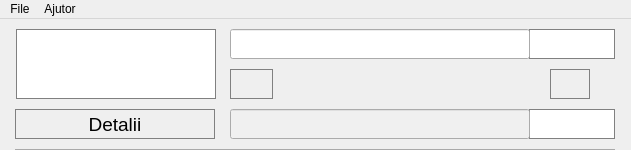
<?xml version="1.0" encoding="UTF-8"?>
<ui version="4.0">
 <class>converterClass</class>
 <widget class="QMainWindow" name="converterClass">
  <property name="geometry">
   <rect>
    <x>0</x>
    <y>0</y>
    <width>631</width>
    <height>150</height>
   </rect>
  </property>
  <property name="sizePolicy">
   <sizepolicy hsizetype="Fixed" vsizetype="Fixed">
    <horstretch>0</horstretch>
    <verstretch>0</verstretch>
   </sizepolicy>
  </property>
  <property name="minimumSize">
   <size>
    <width>631</width>
    <height>150</height>
   </size>
  </property>
  <property name="maximumSize">
   <size>
    <width>631</width>
    <height>16777215</height>
   </size>
  </property>
  <property name="windowTitle">
   <string>UniConverter</string>
  </property>
  <property name="styleSheet">
   <string notr="true"/>
  </property>
  <widget class="QWidget" name="centralWidget">
   <widget class="QComboBox" name="unitSelector_1">
    <property name="enabled">
     <bool>true</bool>
    </property>
    <property name="geometry">
     <rect>
      <x>529</x>
      <y>10</y>
      <width>86</width>
      <height>30</height>
     </rect>
    </property>
    <property name="font">
     <font>
      <family>Aero Matics</family>
      <pointsize>-1</pointsize>
     </font>
    </property>
    <property name="mouseTracking">
     <bool>false</bool>
    </property>
    <property name="toolTip">
     <string/>
    </property>
    <property name="toolTipDuration">
     <number>1</number>
    </property>
    <property name="autoFillBackground">
     <bool>false</bool>
    </property>
    <property name="styleSheet">
     <string notr="true">QComboBox {
    border: 1px solid gray;
    padding: 0px 5px 0px 5px;
	font-family: &quot;Aero Matics&quot;;
	font-size: 25px;
	selection-color: #000000;
}

QComboBox:editable {
    background: white;
}

QComboBox:!editable, QComboBox::drop-down:editable {
     background: qlineargradient(x1: 0, y1: 0, x2: 0, y2: 1,
                                 stop: 0 #FFFFFF, stop: 1.0 #E9E9E9);
}

QComboBox:!editable:on, QComboBox::drop-down:editable:on {
    background: qlineargradient(x1: 0, y1: 0, x2: 0, y2: 1,
                                stop: 0 #E9E9E9, stop: 1.0 #FFFFFF);
	border: 1px solid gray;
}


QComboBox::drop-down {
	border: 0px solid white;
    background-color: rgba(255, 255, 255, 0%);
	width: 19px;
}

QComboBox::down-arrow {
	image: url(:/converter/Resources/down-arrow-small.png);
}


QComboBox::down-arrow:on {
	image: url(:/converter/Resources/down-arrow-small-inverted.png);
}

QComboBox QAbstractItemView {
    border: 1px solid gray;
	border-top-color: white;
    selection-background-color: rgb(220, 220, 220);
	selection-color: rgb(0, 0, 0);
    padding: 0px 3px 3px 3px;
}
</string>
    </property>
    <property name="maxVisibleItems">
     <number>15</number>
    </property>
    <property name="iconSize">
     <size>
      <width>16</width>
      <height>16</height>
     </size>
    </property>
   </widget>
   <widget class="QComboBox" name="unitSelector_2">
    <property name="enabled">
     <bool>true</bool>
    </property>
    <property name="geometry">
     <rect>
      <x>529</x>
      <y>90</y>
      <width>86</width>
      <height>30</height>
     </rect>
    </property>
    <property name="font">
     <font>
      <family>Aero Matics</family>
      <pointsize>-1</pointsize>
     </font>
    </property>
    <property name="mouseTracking">
     <bool>false</bool>
    </property>
    <property name="toolTip">
     <string/>
    </property>
    <property name="toolTipDuration">
     <number>1</number>
    </property>
    <property name="autoFillBackground">
     <bool>false</bool>
    </property>
    <property name="styleSheet">
     <string notr="true">QComboBox {
    border: 1px solid gray;
    padding: 0px 5px 0px 5px;
	font-family: &quot;Aero Matics&quot;;
	font-size: 25px;
	selection-color: #000000;
}

QComboBox:editable {
    background: white;
}

QComboBox:!editable, QComboBox::drop-down:editable {
     background: qlineargradient(x1: 0, y1: 0, x2: 0, y2: 1,
                                 stop: 0 #FFFFFF, stop: 1.0 #E9E9E9);
}

QComboBox:!editable:on, QComboBox::drop-down:editable:on {
    background: qlineargradient(x1: 0, y1: 0, x2: 0, y2: 1,
                                stop: 0 #E9E9E9, stop: 1.0 #FFFFFF);
	border: 1px solid gray;
}


QComboBox::drop-down {
	border: 0px solid white;
    background-color: rgba(255, 255, 255, 0%);
	width: 19px;
}

QComboBox::down-arrow {
	image: url(:/converter/Resources/down-arrow-small.png);
}


QComboBox::down-arrow:on {
	image: url(:/converter/Resources/down-arrow-small-inverted.png);
}

QComboBox QAbstractItemView {
    border: 1px solid gray;
	border-top-color: white;
    selection-background-color: rgb(220, 220, 220);
	selection-color: rgb(0, 0, 0);
    padding: 0px 3px 3px 3px;
}
</string>
    </property>
    <property name="maxVisibleItems">
     <number>15</number>
    </property>
   </widget>
   <widget class="QLineEdit" name="inputBeforeConversion">
    <property name="geometry">
     <rect>
      <x>230</x>
      <y>10</y>
      <width>300</width>
      <height>30</height>
     </rect>
    </property>
    <property name="palette">
     <palette>
      <active/>
      <inactive/>
      <disabled/>
     </palette>
    </property>
    <property name="font">
     <font>
      <family>Aero Matics</family>
      <pointsize>17</pointsize>
      <weight>50</weight>
      <italic>false</italic>
      <bold>false</bold>
     </font>
    </property>
    <property name="toolTip">
     <string/>
    </property>
    <property name="styleSheet">
     <string notr="true">font: 17pt &quot;Aero Matics&quot;;</string>
    </property>
    <property name="text">
     <string/>
    </property>
    <property name="clearButtonEnabled">
     <bool>true</bool>
    </property>
   </widget>
   <widget class="QLineEdit" name="inputAfterConversion">
    <property name="enabled">
     <bool>true</bool>
    </property>
    <property name="geometry">
     <rect>
      <x>230</x>
      <y>90</y>
      <width>300</width>
      <height>30</height>
     </rect>
    </property>
    <property name="styleSheet">
     <string notr="true">font: 17pt &quot;Aero Matics&quot;;
background-color: rgb(240, 240, 240);</string>
    </property>
    <property name="readOnly">
     <bool>true</bool>
    </property>
    <property name="clearButtonEnabled">
     <bool>false</bool>
    </property>
   </widget>
   <widget class="QComboBox" name="categorySelector">
    <property name="enabled">
     <bool>true</bool>
    </property>
    <property name="geometry">
     <rect>
      <x>16</x>
      <y>10</y>
      <width>200</width>
      <height>70</height>
     </rect>
    </property>
    <property name="font">
     <font>
      <family>Aero Matics</family>
      <pointsize>-1</pointsize>
     </font>
    </property>
    <property name="mouseTracking">
     <bool>false</bool>
    </property>
    <property name="toolTip">
     <string/>
    </property>
    <property name="toolTipDuration">
     <number>1</number>
    </property>
    <property name="autoFillBackground">
     <bool>false</bool>
    </property>
    <property name="styleSheet">
     <string notr="true">QComboBox {
    border: 1px solid gray;
    padding: 5px 5px 5px 15px;
	font-family: &quot;Aero Matics&quot;;
	font-size: 31px;
	selection-color: #000000;
}

QComboBox:editable {
    background: white;
}

QComboBox:!editable, QComboBox::drop-down:editable {
     background: qlineargradient(x1: 0, y1: 0, x2: 0, y2: 1,
                                 stop: 0 #FFFFFF, stop: 1.0 #E9E9E9);
}

QComboBox:!editable:on, QComboBox::drop-down:editable:on {
    background: qlineargradient(x1: 0, y1: 0, x2: 0, y2: 1,
                                stop: 0 #E9E9E9, stop: 1.0 #FFFFFF);
	border: 1px solid gray;
}


QComboBox::drop-down {
	border: 0px solid white;
    background-color: rgba(255, 255, 255, 0%);
	width: 29px;
}

QComboBox::down-arrow {
	image: url(:/converter/Resources/down-arrow-big.png);
}


QComboBox::down-arrow:on {
	image: url(:/converter/Resources/down-arrow-big-inverted.png);
}

QComboBox QAbstractItemView {
    border: 1px solid gray;
	border-top-color: white;
    selection-background-color: rgb(220, 220, 220);
    padding: 0px 10px 5px 10px;
	selection-color: rgb(0, 0, 0);
}
</string>
    </property>
   </widget>
   <widget class="QPushButton" name="swapValues">
    <property name="geometry">
     <rect>
      <x>230</x>
      <y>50</y>
      <width>43</width>
      <height>30</height>
     </rect>
    </property>
    <property name="toolTip">
     <string>&lt;html&gt;&lt;head/&gt;&lt;body&gt;&lt;p&gt;Schimbați valoarea introdusă cu cea rezultată.&lt;/p&gt;&lt;/body&gt;&lt;/html&gt;</string>
    </property>
    <property name="styleSheet">
     <string notr="true">QPushButton {
    border: 1px solid gray;
    padding: 1px 5px 1px 5px;
	font-size: 17px;
	selection-color: #000000;
	background: qlineargradient(x1: 0, y1: 0, x2: 0, y2: 1,
                                 stop: 0 #FFFFFF, stop: 1.0 #E9E9E9);
	background-image: url(:/converter/Resources/swapValues.png);
}
QPushButton::pressed {
    border: 1px solid gray;
    padding: 1px 5px 1px 5px;
	font-size: 17px;
	selection-color: #000000;
	  background: qlineargradient(x1: 0, y1: 0, x2: 0, y2: 1,
                                 stop: 0 #E9E9E9, stop: 1.0 #FFFFFF);
	background-image: url(:/converter/Resources/swapValues-pressed.png);
}</string>
    </property>
    <property name="text">
     <string/>
    </property>
   </widget>
   <widget class="QPushButton" name="swapUnits">
    <property name="geometry">
     <rect>
      <x>550</x>
      <y>50</y>
      <width>40</width>
      <height>30</height>
     </rect>
    </property>
    <property name="toolTip">
     <string>&lt;html&gt;&lt;head/&gt;&lt;body&gt;&lt;p&gt;Shimbă unitățile de măsură între ele.&lt;/p&gt;&lt;/body&gt;&lt;/html&gt;</string>
    </property>
    <property name="styleSheet">
     <string notr="true">QPushButton {
    border: 1px solid gray;
    padding: 1px 5px 1px 5px;
	font-size: 17px;
	selection-color: #000000;
	background: qlineargradient(x1: 0, y1: 0, x2: 0, y2: 1,
                                 stop: 0 #FFFFFF, stop: 1.0 #E9E9E9);
	background-image: url(:/converter/Resources/swapUnits.png);
}
QPushButton::pressed {
    border: 1px solid gray;
    padding: 1px 5px 1px 5px;
	font-size: 17px;
	selection-color: #000000;
	background: qlineargradient(x1: 0, y1: 0, x2: 0, y2: 1,
                                 stop: 0 #E9E9E9, stop: 1.0 #FFFFFF);
	background-image: url(:/converter/Resources/swapUnits-pressed.png);
}</string>
    </property>
    <property name="text">
     <string/>
    </property>
   </widget>
   <widget class="QPushButton" name="toggleCategoryDetails">
    <property name="geometry">
     <rect>
      <x>15</x>
      <y>90</y>
      <width>200</width>
      <height>30</height>
     </rect>
    </property>
    <property name="minimumSize">
     <size>
      <width>160</width>
      <height>0</height>
     </size>
    </property>
    <property name="toolTip">
     <string>&lt;html&gt;&lt;head/&gt;&lt;body&gt;&lt;p&gt;Arată detalii despre unitatea de măsură selectată.&lt;/p&gt;&lt;/body&gt;&lt;/html&gt;</string>
    </property>
    <property name="styleSheet">
     <string notr="true">QPushButton {
    border: 1px solid gray;
    padding: 1px 5px 1px 5px;
	font-family: &quot;Aero Matics&quot;;
	font-size: 19px;
	selection-color: #000000;
	background: qlineargradient(x1: 0, y1: 0, x2: 0, y2: 1,
                                 stop: 0 rgb(255, 255, 255), stop: 1.0 rgb(233, 233, 233));
}
QPushButton::pressed {
    border: 1px solid gray;
    padding: 1px 5px 1px 5px;
	font-family: &quot;Aero Matics&quot;;
	font-size: 19px;
	selection-color: #000000;
	background: qlineargradient(x1: 0, y1: 0, x2: 0, y2: 1,
                                 stop: 0 rgb(220, 220, 220), stop: 1.0 rgb(240, 240, 240));
}
QPushButton::checked {
    border: 1px solid gray;
    padding: 1px 5px 1px 5px;
	font-family: &quot;Aero Matics&quot;;
	font-size: 19px;
	selection-color: #000000;
	background: qlineargradient(x1: 0, y1: 0, x2: 0, y2: 1,
                                 stop: 0 rgb(220, 220, 220), stop: 1.0 rgb(240, 240, 240));
}</string>
    </property>
    <property name="text">
     <string>Detalii</string>
    </property>
    <property name="checkable">
     <bool>true</bool>
    </property>
    <property name="checked">
     <bool>false</bool>
    </property>
   </widget>
   <widget class="QLabel" name="categoryDetails">
    <property name="geometry">
     <rect>
      <x>15</x>
      <y>130</y>
      <width>600</width>
      <height>30</height>
     </rect>
    </property>
    <property name="styleSheet">
     <string notr="true">border: 1px solid darkgrey;
background-color: rgb(255, 255, 255);
font-family: &quot;Aero Matics&quot;;
font-size: 19px;</string>
    </property>
    <property name="text">
     <string/>
    </property>
    <property name="alignment">
     <set>Qt::AlignLeading|Qt::AlignLeft|Qt::AlignTop</set>
    </property>
   </widget>
  </widget>
  <widget class="QMenuBar" name="menuBar">
   <property name="geometry">
    <rect>
     <x>0</x>
     <y>0</y>
     <width>631</width>
     <height>21</height>
    </rect>
   </property>
   <widget class="QMenu" name="menuFile">
    <property name="title">
     <string>File</string>
    </property>
    <addaction name="actionExit"/>
    <addaction name="actionAddUnit"/>
   </widget>
   <widget class="QMenu" name="menuAjutor">
    <property name="title">
     <string>Ajutor</string>
    </property>
    <addaction name="actionInformatii"/>
   </widget>
   <addaction name="menuFile"/>
   <addaction name="menuAjutor"/>
  </widget>
  <action name="actionSoidfhgbuiaebgae">
   <property name="text">
    <string>Exit</string>
   </property>
  </action>
  <action name="actionExit">
   <property name="text">
    <string>Inchide</string>
   </property>
  </action>
  <action name="actionInformatii">
   <property name="text">
    <string>Despre UniConverter</string>
   </property>
  </action>
  <action name="actionAddUnit">
   <property name="text">
    <string>Adauga unitate de masura</string>
   </property>
  </action>
 </widget>
 <layoutdefault spacing="6" margin="11"/>
 <resources>
  <include location="converter.qrc"/>
 </resources>
 <connections>
  <connection>
   <sender>actionExit</sender>
   <signal>triggered()</signal>
   <receiver>converterClass</receiver>
   <slot>close()</slot>
   <hints>
    <hint type="sourcelabel">
     <x>-1</x>
     <y>-1</y>
    </hint>
    <hint type="destinationlabel">
     <x>299</x>
     <y>84</y>
    </hint>
   </hints>
  </connection>
 </connections>
</ui>
